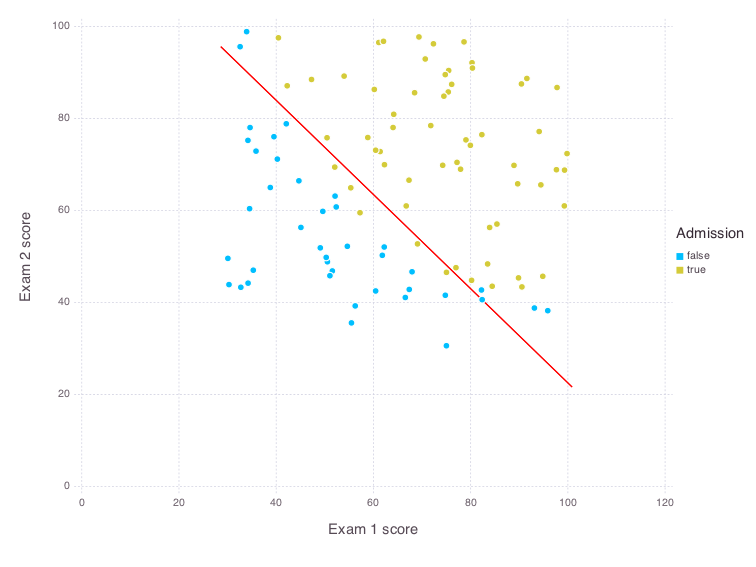

This figure's Julia source:
using DataFrames
using Optim

include("costFunction.jl")
include("predict.jl")
include("plotData.jl")

function run()
  data = readtable("ex2data1.txt", header=false, 
                   truestrings=["1"], falsestrings=["0"], eltypes=[Float64, Float64, Bool])
  X = convert(Array, data[:, [1, 2]])
  y = convert(Array, data[:, 3])
  m, n = size(X)
  X = hcat(ones(m, 1), X)
  θ0 = zeros(n+1)

  c, g = costFunction(θ0, X, y)
  println("Cost at initial θ (zeros): ", c)
  println("Gradient at initial θ (zeros):")
  println(g)

  res = optimize(cost(X, y), gradient!(X, y), θ0, method = :l_bfgs)
  θ = res.minimum
  println("Cost at θ found by optimize: ", res.f_minimum)
  println("θ: ", θ)

  prob = sigmoid(θ' * [1 45 85]')
  println("For a student with scores 45 and 85, we predict an admission probability of ", prob[1])
  p = predict(θ, X);
  println("Train Accuracy: ", mean(map(float, p .== y)) * 100)

  plotData(θ, data)
end
